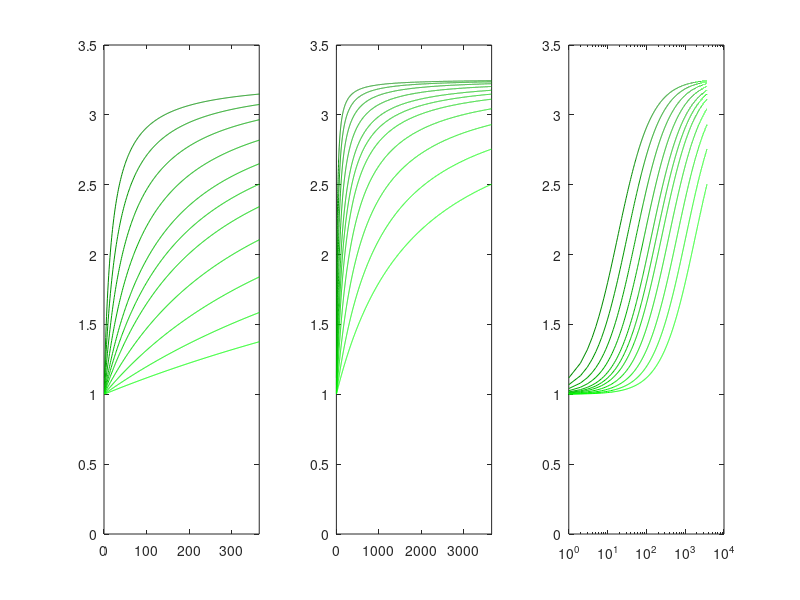

The MATLAB script that drew this image: (Note: this script raises an error after producing the figure.)
% function [] = run_RYGB_example()
% type_model should be a cell array.
% Options are:
% 'basic' 'regulation1' 'regulation2' 'regulation3'
clear all

%%
close all; figure();

load('F_L_forEX2.mat')

hvt     = (365/20)*10.^(sort([1-([1:5].^1.25)/(5^1.25) 1 1+([1:5].^1.25)/(5^1.25)]));
hvt0    = 365/2;

vmax0   = F_L-1;

t_final = 10*365;
ys      = 1;
xs      = 3;

for it = 1:length(hvt)
    x       = 1:t_final;
    y       = 1+vmax0*x./(hvt(it)+x);
    
    subplot(ys,xs,1)
    plot(x,y,'Color',[0 0.5+(it/length(hvt)/2) 0]); hold on
    xlim([0 t_final/10])
    ylim([0 3.5])
    
    subplot(ys,xs,2)
    plot(x,y,'Color',[0 0.5+(it/length(hvt)/2) 0]); hold on
    xlim([0 t_final])
    ylim([0 3.5])
    
    subplot(ys,xs,3)
    semilogx(x,y,'Color',[0 0.5+(it/length(hvt)/2) 0]); hold on
    ylim([0 3.5])
end


%% Do HVT sequence

% Sequence thought out to be first evenly spaced logarithmically, and then,
% after rounding and taking out duplicates, to have 100 entries. Of course,
% now it is no linger evenly spaced in the beginning, but it isnt possible
% to do smaller steps in the beginning. 
sequence = unique(ceil(10.^[0:log10(10*365)/(126):log10(10*365)]));

load(['kD_n24.mat']);

[basis]             = prep_for_exp(10);
basis.days          = 500;

for c = 1:2+length(hvt)
    
    % Before surgery
    if c>1
        basis.param(23)     = l_D2;
    end
    
    pre_surgery{c}      = run_condition(basis, 1);
    L0                  = pre_surgery{c}.input(7);
    ASBT0               = pre_surgery{c}.input(8);
    
    % Prepare for after surgery sims
    curr_sim            = pre_surgery{c};
    curr_sim.input(6)   = 1;
    curr_sim.days       = 1;
    curr_sim.param(19)  = curr_sim.param(19)/3;
    curr_sim.param(4)   = curr_sim.param(4)*3;
    
    curr_t              = 1;
    
    for it = 1:t_final
        if c >= 3
            curr_sim.input(7)= L0*(1+vmax0*it./(hvt(c-2)+it));
            curr_sim.input(8)= ASBT0*(1+vmax0*it./(hvt(c-2)+it));
        end
        
        curr_sim = run_condition(curr_sim, 1);
        
        if sum(it == sequence)
            post_days{c,find(it==sequence)}   = curr_sim;
            hyp_chars{c,find(it==sequence)}   = determine_char(curr_sim);
        end
    end
end


save 'RYGB_example4' pre_surgery post_days hyp_chars -v7.3


